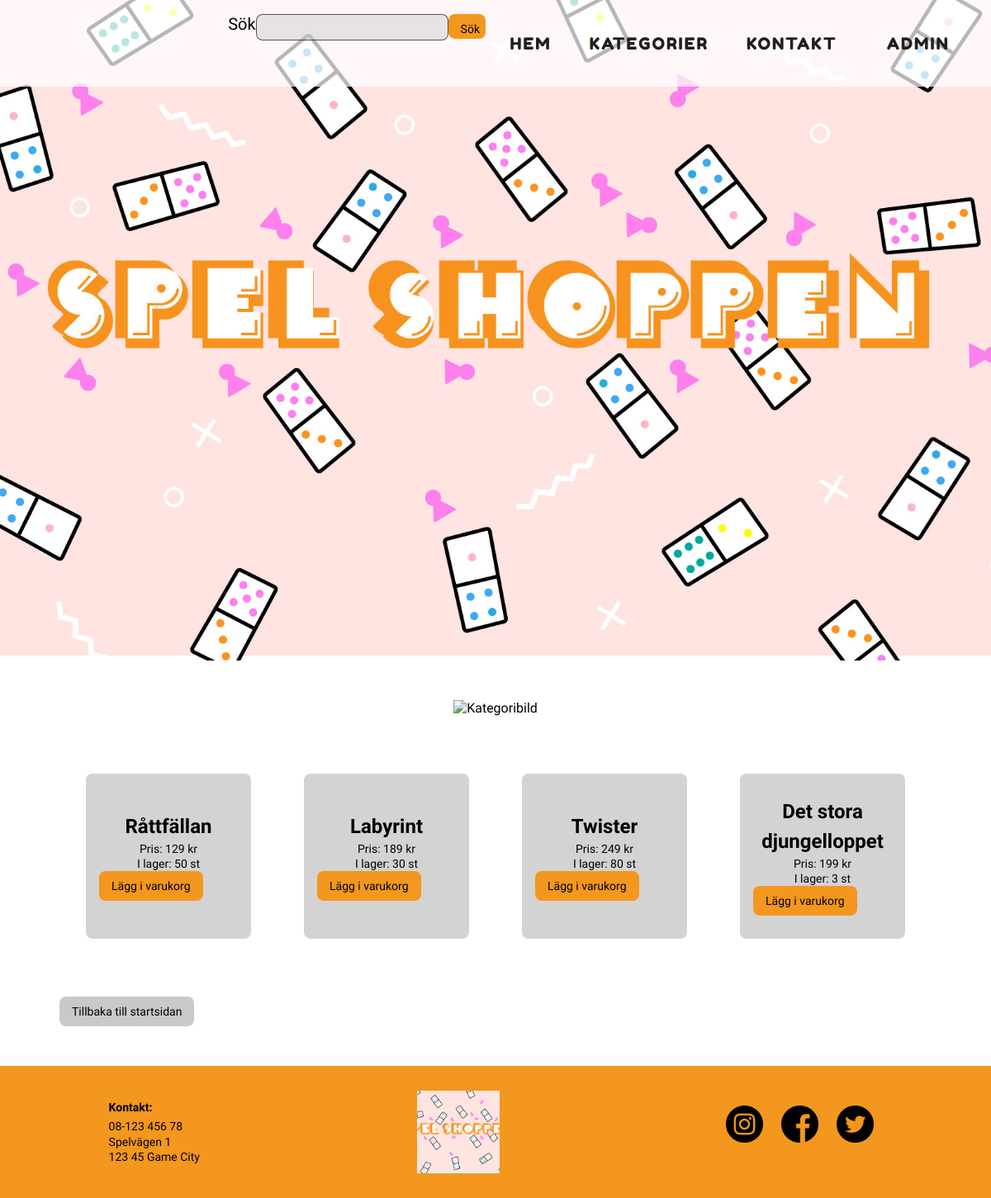
The page /categorypage/categorypage.php?id=2 on the database as committed earlier.
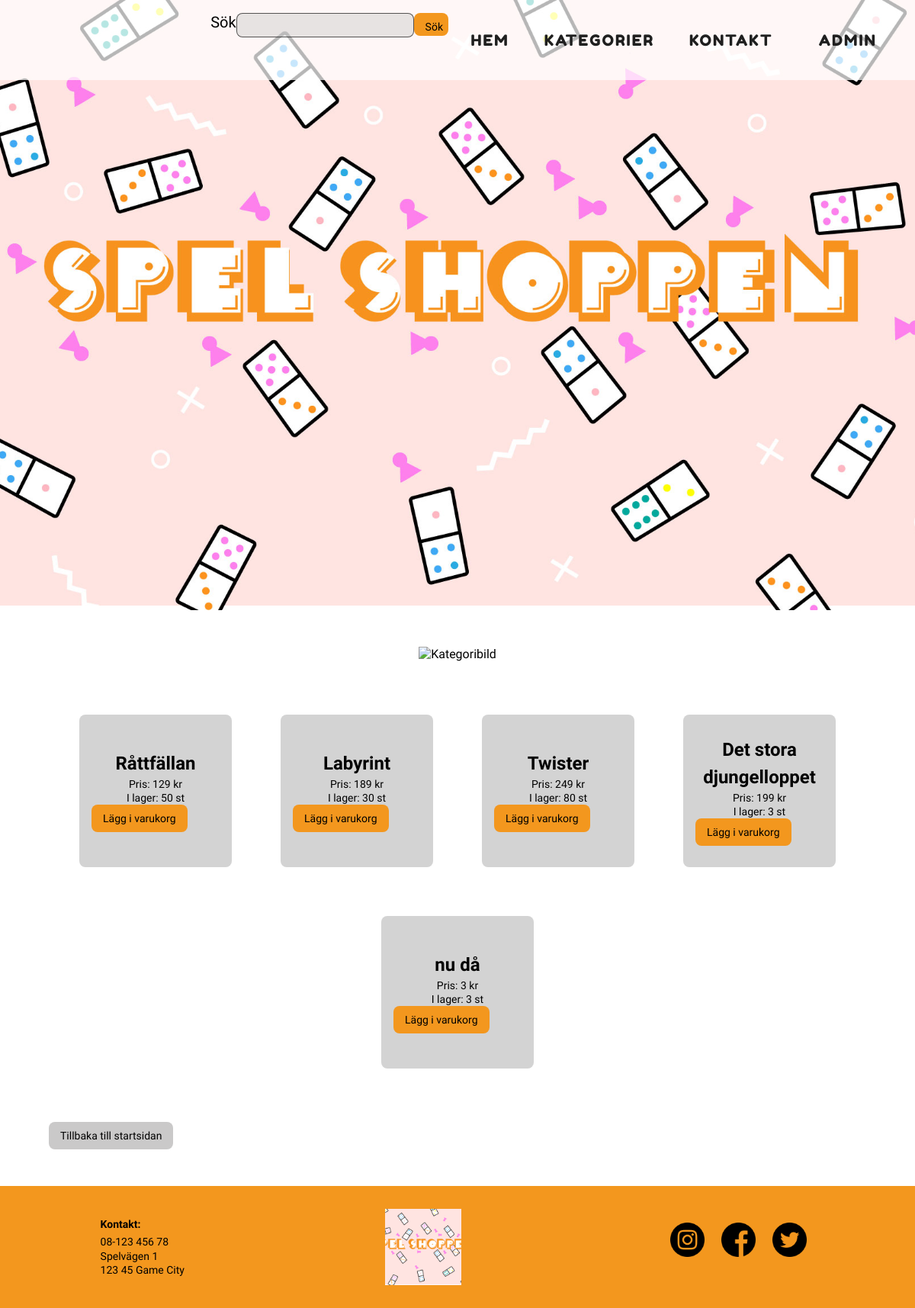
The same page on the database as committed later.
### tables this page shows
CREATE TABLE `webshop_products` (
  `productid` int(11) NOT NULL,
  `categoryid` int(11) NOT NULL,
  `title` varchar(500) NOT NULL,
  `description` varchar(1000) NOT NULL,
  `price` decimal(10,0) NOT NULL,
  `quantity` int(11) NOT NULL,
  `productimg` varchar(1000) NOT NULL,
  `date` date NOT NULL DEFAULT current_timestamp()
);

### categorypage/categorypage.php (the view, shortened to what this page needs)
<?php
require_once '../header_extern.php';
require_once '../config/db.php';
if ($_SERVER['REQUEST_METHOD'] === 'GET') {
  $currentCategory = htmlspecialchars($_GET['id']);
}
$stmt = $db->prepare("SELECT * FROM webshop_products WHERE categoryid = $currentCategory");
$stmt->execute();
?>
<section class="hero">
  <div class="categorypage_logo img-container">
    <img class="img-container__img" src="category.jpg" alt="Kategoribild">
  </div>
</section>
<section>
  <br>
  <br>
  <div class="categorypage_products">
    <?php
    while ($row = $stmt->fetch(PDO::FETCH_ASSOC)) :
      $title = htmlspecialchars($row['title']);
      $price = htmlspecialchars($row['price']);
      $productid = htmlspecialchars($row['productid']);
      $quantity = htmlspecialchars($row['quantity']);
      if ($quantity == "0") {
        $any_items = "<span>Finns EJ i lager</span>";
      } else {
        $any_items = "I lager: " . $quantity . " st";
      }
      echo
        "<div class='product_card'>
              <a href= '../product/product_info.php? id=$productid'
              class='product_title'>$title</a>
              <p class='product_price'>Pris: $price kr</p>
              <p class='any-items'>$any_items</p>
            <button id='cart-btn' class='cart-btn product_card-btn'><a href= '../order/orderpage.php?id=$productid'>Lägg i varukorg</a></button>
          </div>";
    endwhile;
    ?>
  </div>
  <br>
  <br>
  <button class="btn-back"><a href="../index.php">Tillbaka till startsidan</a></button>
</section>
<?php require_once '../footer.php'; ?>

Rows that differ between the two databases and show on the page:
added webshop_products: title "nu då", price "3", quantity "I lager: 3 st"
